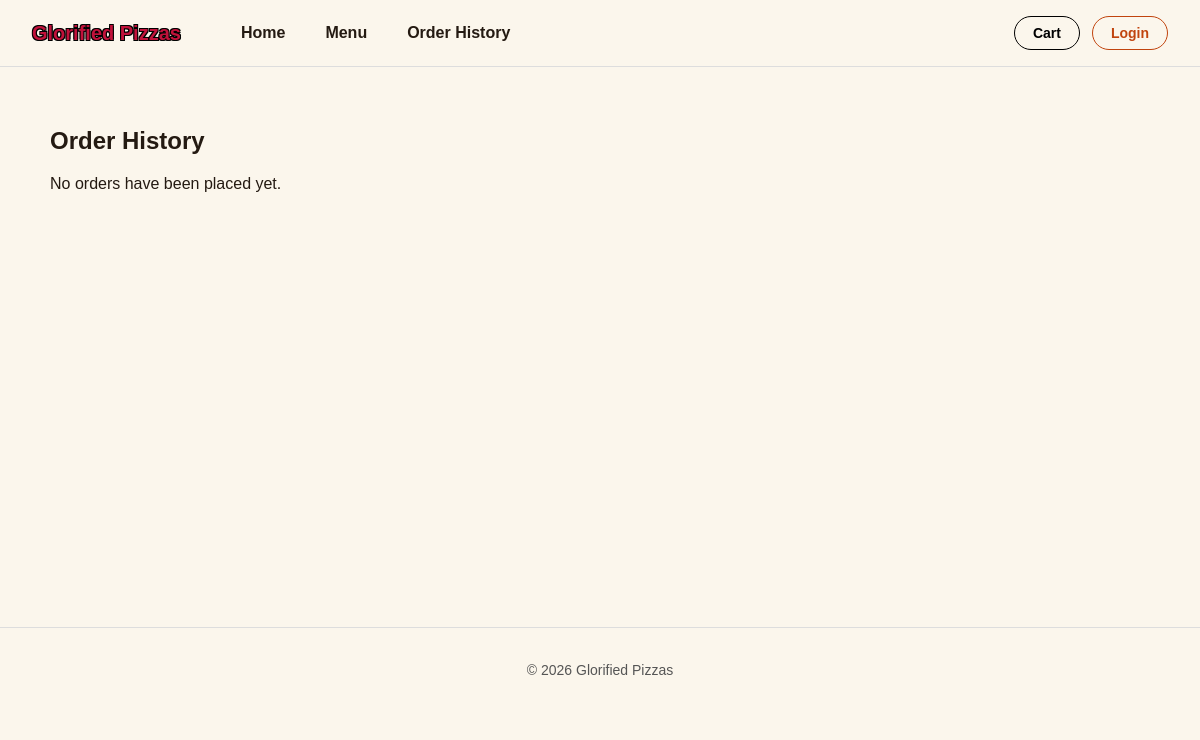
The page /orders on the database as committed earlier.
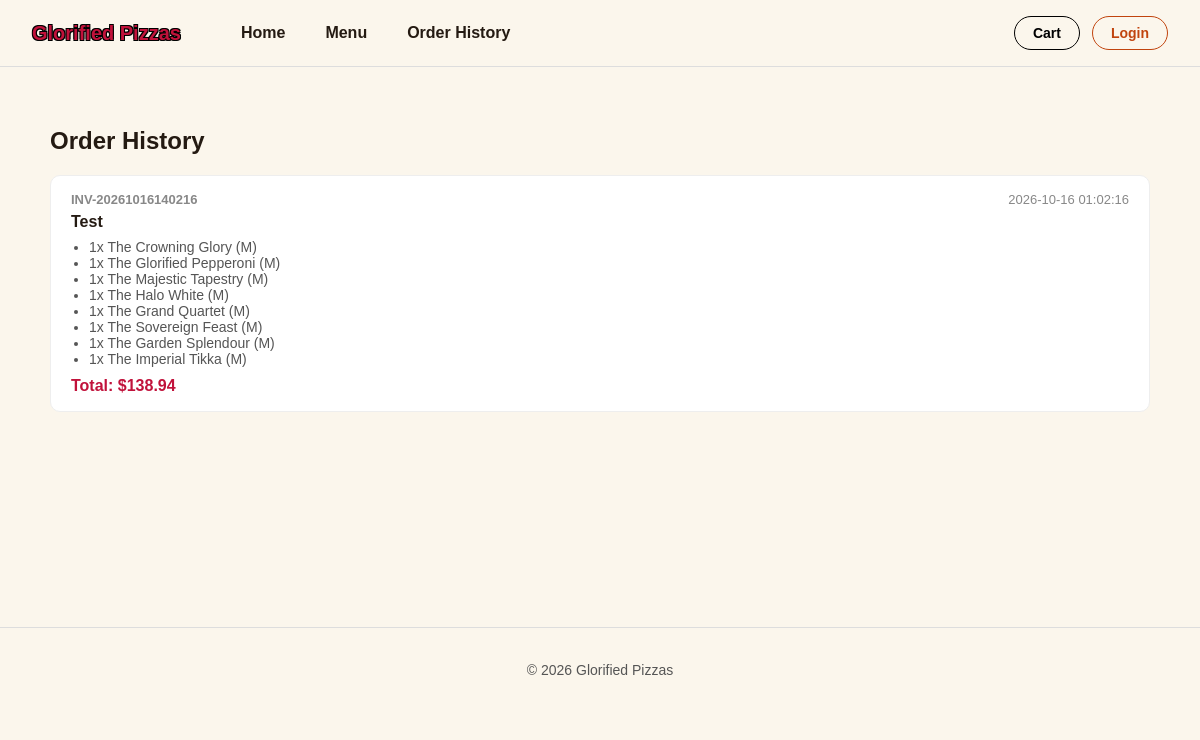
The same page on the database as committed later.
### tables this page shows
CREATE TABLE orders (
                order_id INTEGER PRIMARY KEY AUTOINCREMENT,
                invoice_number TEXT,
                customer_name TEXT,
                cart_items TEXT,
                total REAL,
                date TIMESTAMP DEFAULT CURRENT_TIMESTAMP
            );

### AS91897-AS91896-main/app.py (the view)
@app.route("/orders")
def order_history():
    with sqlite3.connect('pizza_shop.db') as conn:
        cursor = conn.cursor()
        cursor.execute('SELECT * FROM orders ORDER BY order_id DESC')
        rows = cursor.fetchall()
    orders = []
    for row in rows:
        orders.append({
            'order_id': row[0],
            'invoice_number': row[1],
            'customer_name': row[2],
            'cart_items': json.loads(row[3]),
            'total': row[4],
            'date': row[5]
        })
    return render_template('order_history.html', orders=orders)

### AS91897-AS91896-main/templates/order_history.html (shortened to what this page needs)
{% extends "base.html" %}
{% block content %}
<h2>Order History</h2>
{% if not orders %}
<p>No orders have been placed yet.</p>
{% else %}
<div class="order-history-list">
    {% for order in orders %}
    <div class="order-history-card">
        <div class="order-history-header">
            <strong>{{ order.invoice_number }}</strong>
            <span>{{ order.date }}</span>
        </div>
        <p class="order-history-customer">{{ order.customer_name }}</p>
        <ul class="order-history-items">
            {% for item_key, item in order.cart_items.items() %}
            <li>{{ item.quantity }}x {{ item.name }} ({{ item.size }})</li>
            {% endfor %}
        </ul>
        <p class="order-history-total">Total: ${{ "%.2f"|format(order.total) }}</p>
    </div>
    {% endfor %}
</div>
{% endif %}
{% endblock %}

### AS91897-AS91896-main/templates/base.html (shortened to what this page needs)
<!DOCTYPE html>
<html lang="en">
<head>
    <link rel="stylesheet" href="{{ url_for('static', filename='css/style.css') }}">
</head>
<body>
<header>
    <h1>Glorified Pizzas</h1>
    <nav>
        <a href="{{ url_for('home') }}">Home</a>
        <a href="{{ url_for('menu') }}">Menu</a>
        <a href="{{ url_for('order_history') }}">Order History</a>
    </nav>
    <div class="header-actions">
        <div class="cart">
            <a href="{{ url_for('checkout') }}">Cart</a>
        </div>
        {% if session.get('is_admin') %}
        <div class="admin-dashboard">
            <a href="{{ url_for('admin_dashboard') }}">Admin Dashboard</a>
        </div>
        <div class="logout">
            <a href="{{ url_for('logout') }}">Logout</a>
        </div>
        {% else %}
        <div class="login">
            <a href="{{ url_for('login') }}">Login</a>
        </div>
        {% endif %}
    </div>
</header>
<main>
    {% block content %}{% endblock %}
</main>
<footer>
    <p>&copy; 2026 Glorified Pizzas</p>
</footer>
</body>
</html>

### AS91897-AS91896-main/static/css/style.css (style rules this page uses)
body { margin: 0; font-family: Arial, sans-serif; background: #FBF6EC; color: #241A12; }
header { display: flex; align-items: center; justify-content: space-between; padding: 16px 32px; border-bottom: 1px solid #ddd; position: sticky; top: 0; z-index: 100; background: #FBF6EC; transition: background-color 0.25s ease, backdrop-filter 0.25s ease, border-color 0.25s ease; }
nav { display: flex; gap: 20px; margin-left: 40px; margin-right: auto; }
header h1 { font-size: 20px; margin: 0; color: #C1123B; font-weight: bold; text-shadow: 1px 1px 0 #000, -1px -1px 0 #000, 1px -1px 0 #000, -1px 1px 0 #000; transition: opacity 0.25s ease; }
nav a { margin-left: 20px; text-decoration: none; color: #241A12; font-weight: bold; transition: opacity 0.25s ease; }
.header-actions { display: flex; align-items: center; gap: 12px; flex-shrink: 0; }
.login a { border: 1px solid #C1440E; color: #C1440E; padding: 8px 18px; border-radius: 999px; text-decoration: none; font-weight: bold; font-size: 14px; transition: opacity 0.25s ease; }
.cart a { display: flex; align-items: center; gap: 6px; background: transparent; border: 1px solid #000; color: #000; padding: 8px 18px; border-radius: 999px; text-decoration: none; font-weight: bold; font-size: 14px; transition: opacity 0.25s ease; }
main { max-width: 1100px; margin: 0 auto; padding: 40px 32px; min-height: 60vh; }
footer { border-top: 1px solid #ddd; text-align: center; padding: 20px; font-size: 14px; color: #555; }
.order-history-list { display: grid; gap: 16px; }
.order-history-card { background: #fff; border: 1px solid #eee; border-radius: 10px; padding: 16px 20px; }
.order-history-header { display: flex; justify-content: space-between; font-size: 13px; color: #888; margin-bottom: 6px; }
.order-history-customer { font-weight: bold; margin: 0 0 8px; }
.order-history-items { margin: 0 0 10px; padding-left: 18px; font-size: 14px; color: #555; }
.order-history-total { font-weight: bold; color: #C1123B; margin: 0; }
.product-card, .cart-panel, .stat-box, .order-history-card { transition: box-shadow 0.2s ease, transform 0.2s ease; }
nav a { transition: color 0.15s ease; }

Rows that differ between the two databases and show on the page:
added orders: invoice_number "INV-20261016140216", date "2026-10-16 01:02:16", customer_name "Test", quantity "1" "1" "1" "1" "1" "1" "1" "1", name "The Crowning Glory" "The Glorified Pepperoni" "The Majestic Tapestry" "The Halo White" "The Grand Quartet" "The Sovereign Feast" "The Garden Splendour" "The Imperial Tikka", size "M" "M" "M" "M" "M" "M" "M" "M", total "138.94"
Other text that changed with them:
text no longer shown: "No orders have been placed yet."
